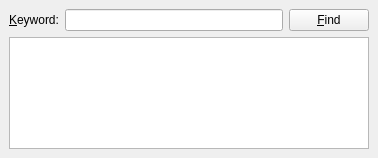
<?xml version="1.0" encoding="UTF-8"?>
<ui version="4.0">
 <class>Form</class>
 <widget class="QWidget" name="Form">
  <property name="geometry">
   <rect>
    <x>0</x>
    <y>0</y>
    <width>378</width>
    <height>158</height>
   </rect>
  </property>
  <property name="windowTitle">
   <string>Find Text</string>
  </property>
  <layout class="QVBoxLayout">
   <property name="spacing">
    <number>6</number>
   </property>
   <property name="leftMargin">
    <number>9</number>
   </property>
   <property name="topMargin">
    <number>9</number>
   </property>
   <property name="rightMargin">
    <number>9</number>
   </property>
   <property name="bottomMargin">
    <number>9</number>
   </property>
   <item>
    <layout class="QGridLayout">
     <property name="leftMargin">
      <number>0</number>
     </property>
     <property name="topMargin">
      <number>0</number>
     </property>
     <property name="rightMargin">
      <number>0</number>
     </property>
     <property name="bottomMargin">
      <number>0</number>
     </property>
     <property name="spacing">
      <number>6</number>
     </property>
     <item row="0" column="1">
      <widget class="QLineEdit" name="lineEdit">
       <property name="clearButtonEnabled">
        <bool>true</bool>
       </property>
      </widget>
     </item>
     <item row="0" column="0">
      <widget class="QLabel" name="searchLabel">
       <property name="text">
        <string>&amp;Keyword:</string>
       </property>
       <property name="buddy">
        <cstring>lineEdit</cstring>
       </property>
      </widget>
     </item>
     <item row="0" column="2">
      <widget class="QPushButton" name="findButton">
       <property name="text">
        <string>&amp;Find</string>
       </property>
      </widget>
     </item>
    </layout>
   </item>
   <item>
    <widget class="QTextEdit" name="textEdit"/>
   </item>
  </layout>
 </widget>
 <resources/>
 <connections>
  <connection>
   <sender>lineEdit</sender>
   <signal>returnPressed()</signal>
   <receiver>findButton</receiver>
   <slot>animateClick()</slot>
   <hints>
    <hint type="sourcelabel">
     <x>261</x>
     <y>17</y>
    </hint>
    <hint type="destinationlabel">
     <x>320</x>
     <y>17</y>
    </hint>
   </hints>
  </connection>
 </connections>
</ui>
